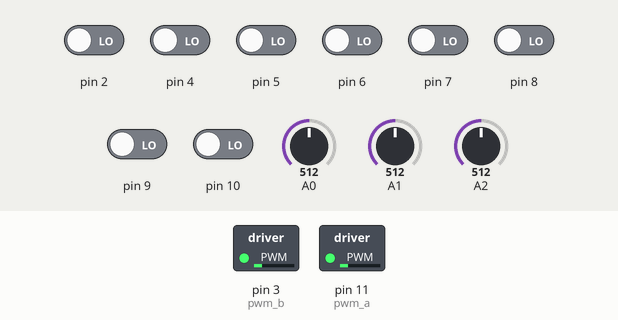
Simulated run of this sketch. Board: Arduino Uno, built with avr-gcc and run on an emulated ATmega328P. On the bench: switched loads named in the sketch (green lamp = pin HIGH). The inputs (shaded band) are chosen by the test bench; at power-on: pin 2, pin 4–10 LOW, A1 = 512, A0 = 512, A2 = 512. What the sketch prints to the serial monitor is not drawn.

Above: at 3.0 s.
3.1 s: A1 set to 163
At 4.3 s:
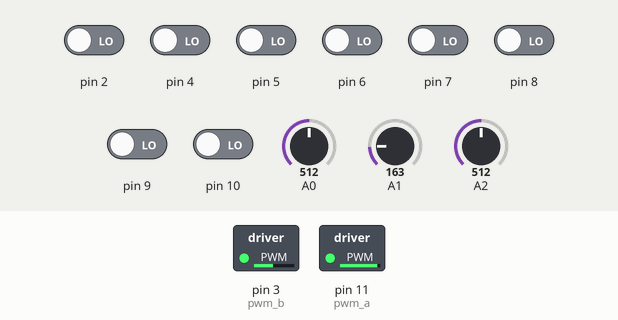
4.6 s: A1 set to 140
At 7.2 s:
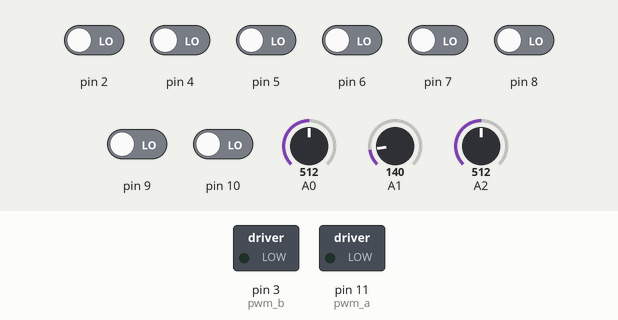
Timing chart, 0 to 13.4 s (numbered marks = the images above; inputs shaded):
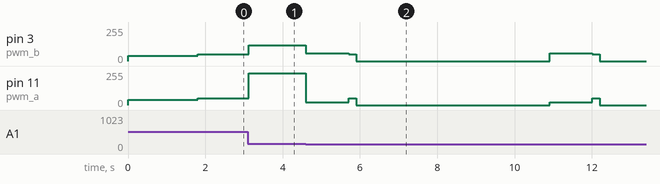

Measured:
- the behaviour switches between 150 and 149 on A1 (found by bisection; images 1 and 2)
- after the input at 3.1 s, pin 3 (pwm_b): 50/255 → 119/255 at once; pin 11 (pwm_a): 50/255 → 237/255 at once
- after the input at 4.6 s, pin 3 (pwm_b): 119/255 → 60/255 at once, → 50/255 1.1 s later, → 0/255 0.20 s later, → 60/255 5.0 s later, … (6 changes in this stretch); pin 11 (pwm_a): 237/255 → 20/255 at once, → 50/255 1.1 s later, → 0/255 0.20 s later, → 20/255 5.0 s later, … (6 changes in this stretch)

The sketch:

robotcode_PID_WithNewtworkCode.ino
```cpp
#include <QTRSensors.h>

#define NUM_SENSORS	8   // constant value

QTRSensorsRC qtr((unsigned char[]) {
  2,4,5,6,7,8,9,10}
, NUM_SENSORS);

float KP = 0.1; //floating-point proportional constant
float KD = 1; //floating-point derivative constant
int M1 = 100; //base motor speed
int M2 = 100; //base motor speed
int maxMotorValue = 255; //maximum motor speed


unsigned int sensors[8];
unsigned int sensorsSimple[8];

int pwm_b = 3;  //PWM control for motor outputs 1 and 2 is on digital pin 3
int pwm_a = 11;  //PWM control for motor outputs 3 and 4 is on digital pin 11
int dir_b = 12;  //dir control for motor outputs 1 and 2 is on digital pin 12
int dir_a = 13;  //dir control for motor outputs 3 and 4 is on digital pin 13

int lastError = 0; //Variable to store the last error

int count;
double average;

int loopCount = 0;
char quad = '1';

void setup()
{
  // optional: wait for some input from the user, such as  a button press
  // optional: signal that the calibration phase is now over and wait for further
  Serial.begin(9600);
  // input from the user, such as a button press
  digitalWrite(dir_a, HIGH);   // select motor direction
  digitalWrite(dir_b, LOW);   // in this case both forward
  analogWrite(pwm_a, 40);
  analogWrite(pwm_b, 40);
  // then start calibration phase and move the sensors over both
  // reflectance extremes they will encounter in your application:
  int i;
  for (i = 0; i < 40; i++)  // make the calibration take about 5 seconds
  {
    qtr.calibrate();
    delay(20);
  }

  // optional: signal that the calibration phase is now over and wait for further
  // input from the user, such as a button press
  Stop();
}

void loop()
{
 double dist;dist=43325*pow((double)(analogRead(A0)),-1.1129);// double sensorRead = analogRead(A0);

  int longRangeSensorReadLeft = analogRead(A1);//
  int longRangeSensorReadRight = analogRead(A2);


  int position = qtr.readLine(sensors, QTR_EMITTERS_ON, false);

  //for(int i =0; i < 8; i++){
    //Serial.println
  //}

  findAverage();
  int error = position - 3500;

  int motorSpeed = KP * error + KD * (error - lastError);
  lastError = error;

  int numberOfSensorsCovered = count;
  if (numberOfSensorsCovered == 0){
    numberOfSensorsCovered = 2;
  }

  int m1Speed = M1/numberOfSensorsCovered + motorSpeed;
  int m2Speed = M2/numberOfSensorsCovered - motorSpeed;
  if (m1Speed < 0) m1Speed = 0;
  if (m2Speed < 0) m2Speed = 0;
  //if (m1Speed > maxMotorValue) m1Speed = maxMotorValue;
  //if (m2Speed > maxMotorValue) m2Speed = maxMotorValue;

  if (longRangeSensorReadLeft > 200 && longRangeSensorReadRight > 200){
    quad = '4';
  }

  if (quad == '4') {

    double error = longRangeSensorReadLeft - longRangeSensorReadRight;

    //Lots of space on one side
    if (longRangeSensorReadLeft < 150 || longRangeSensorReadRight < 150){
      //Turn left
      if (longRangeSensorReadLeft > longRangeSensorReadRight){

        analogWrite(pwm_a, 60);
        analogWrite(pwm_b, 20);
        delay(1100);
        analogWrite(pwm_a, 50);
        analogWrite(pwm_b, 50);
        delay(200);
        analogWrite(pwm_a, 0);
        analogWrite(pwm_b, 0);
        delay(5000);

      }
      //Turn Right
      else if (longRangeSensorReadRight > longRangeSensorReadLeft){

        analogWrite(pwm_a, 20);
        analogWrite(pwm_b, 60);
        delay(1100);
        analogWrite(pwm_a, 50);
        analogWrite(pwm_b, 50);
        delay(200);
        analogWrite(pwm_a, 0);
        analogWrite(pwm_b, 0);
        delay(5000);

      }

    }
    else
    {

      if (error > 200) error = 200;

      int m1Speed = 50 - 0.2*error;
      int m2Speed = 50 + 0.2*error;

      // set motor speeds using the two motor speed variables above
      analogWrite(pwm_a, m2Speed);
      analogWrite(pwm_b, m1Speed);

    }
    // if (sensorRead<500 && error=0){
//        digitalWrite(dir_a, HIGH);
//        digitalWrite(dir_b, LOW);
//        analogWrite(pwm_a, 40);
//        analogWrite(pwm_b, 40);
//        delay(5000);

//    }

  }
  else if(dist < 100){
    quad = '3';
    TurnAround();
    delay(400);
    qtr.readLine(sensors, QTR_EMITTERS_ON, false);
    findAverage();
    while(average != 4.5){
      qtr.readLine(sensors, QTR_EMITTERS_ON, false);
      findAverage();
    }

    Stop();
  }


  else if(isLeft()){
    quad = '2';
    digitalWrite(dir_a, LOW);
    analogWrite(pwm_a, 30);
    analogWrite(pwm_b, 80);
    delay(300);
    qtr.readLine(sensors, QTR_EMITTERS_ON, false);
    findAverage();
    while(average != 4.5){
      qtr.readLine(sensors, QTR_EMITTERS_ON, false);
      findAverage();
    }
    digitalWrite(dir_a, HIGH);
  }

  //Gone off the end of the line
  else if (count == 0){

    TurnAround();

    while(average != 4.5){
      qtr.readLine(sensors, QTR_EMITTERS_ON, false);
      findAverage();
    }

    Stop();
  }
  else{
    // set motor speeds using the two motor speed variables above
    analogWrite(pwm_a, m2Speed);
    analogWrite(pwm_b, m1Speed);

  }

  loopCount++;
  if (loopCount =10){
    SendToZB(quad);
    loopCount = 0;
  }

}

void TurnAround(){
  digitalWrite(dir_a, HIGH);
  digitalWrite(dir_b, LOW);
  analogWrite(pwm_a, 40);
  analogWrite(pwm_b, 40);
}

void Stop(){
  digitalWrite(dir_a, HIGH);
  digitalWrite(dir_b, HIGH);
  analogWrite(pwm_a, 0);
  analogWrite(pwm_b, 0);
}

boolean isLeft(){
  if((sensorsSimple[0] == 0) && (sensorsSimple[1] == 0)) return true;
  return false;
}

int findAverage(){
  count = 0;
  for (int i = 0 ; i < NUM_SENSORS ;i++){
    if(sensors[i] > 100){
      sensorsSimple[i] = 1;
    }
    else{
      sensorsSimple[i] = 0;
    }
  }

  int sum = 0;

  for (int i = 0; i < NUM_SENSORS; i++){
    if(sensorsSimple[i] == 0) {
      count ++;
      sum += (i + 1);

    }
  }
  if (count == 0){
    average = 0;
  }
  else{
    average = (double) sum / count;
  }
}

void SendToZB(char quad)
{
  char frame_to_ZB[64];
  char data_to_send [16];
  int n_frame_to_ZB;
  int j;
  unsigned int check_sum_total = 0;
  unsigned int CRC = 0;

  //delimiter
  frame_to_ZB[0] = 0x7E;
  // length of array
  frame_to_ZB[1] = 0x00;
  frame_to_ZB[2] = 0x1E; //length
  //API ID
  frame_to_ZB[3] = 0x10; // transmission frame
  frame_to_ZB[4] = 0x01;
  // destination 64 bit address - broadcast
  frame_to_ZB[5] = 0x00;
  frame_to_ZB[6] = 0x13;
  frame_to_ZB[7] = 0xA2;
  frame_to_ZB[8] = 0x00;
  frame_to_ZB[9] = 0x40;
  frame_to_ZB[10] = 0x6A;
  frame_to_ZB[11] = 0x40;
  frame_to_ZB[12] = 0xA4;
  // destination 16 bit address - broadcast
  frame_to_ZB[13] = 0xFF;
  frame_to_ZB[14] = 0xFE;
  // number of hops
  frame_to_ZB[15] = 0x00;
  // option
  frame_to_ZB[16] = 0x01;

  // data
  data_to_send[0] = 'q';
  data_to_send[1] = 'u';
  data_to_send[2] = 'a';
  data_to_send[3] = 'd';
  data_to_send[4] = 'r';
  data_to_send[5] = 'a';
  data_to_send[6] = 'n';
  data_to_send[7] = 't';
  data_to_send[8] = quad;
  data_to_send[9] = '-';
  data_to_send[10] = 'G';
  data_to_send[11] = 'R';
  data_to_send[12] = 'O';
  data_to_send[13] = 'U';
  data_to_send[14] = 'P';
  data_to_send[15] = '3';


  for (j=17; j < 33; j++)
  {
    frame_to_ZB[j] = data_to_send[j - 17]; // data to send
  }
  n_frame_to_ZB = 33;

  // add CRC
  for ( j = 3 ; j < n_frame_to_ZB ; j++) {
    check_sum_total += frame_to_ZB[j];
  }
  check_sum_total = check_sum_total & 0xFF;
  CRC = 0xFF - check_sum_total;
  frame_to_ZB[n_frame_to_ZB] = CRC;
  n_frame_to_ZB += 1;

  //Serial.println("transmitting data:");

  for (j =0; j < n_frame_to_ZB; j++) {
    Serial.write(frame_to_ZB[j]);
    // Serial.print(frame_to_ZB[j], HEX);
    // Serial.print("INSIDE FOR LOOP");
  }
  //Serial.println("DONE");
}
```
